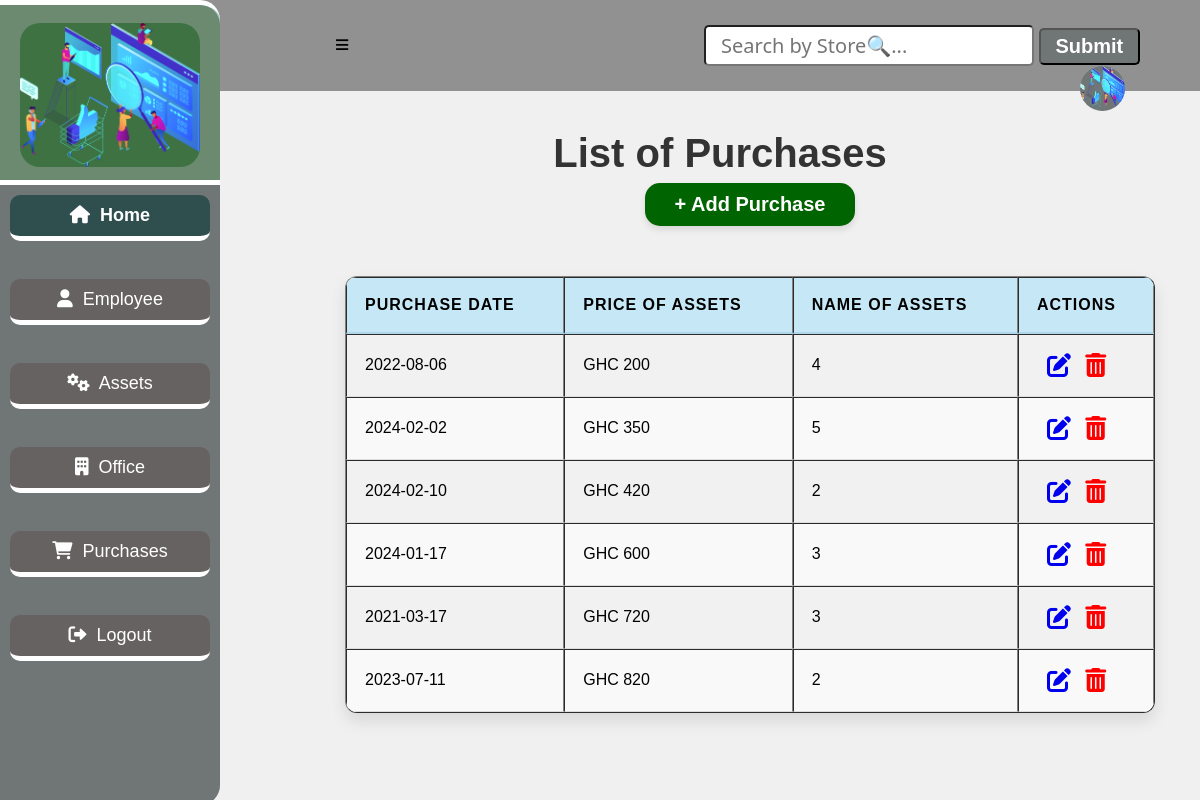
Before: /purchase with the older database file.
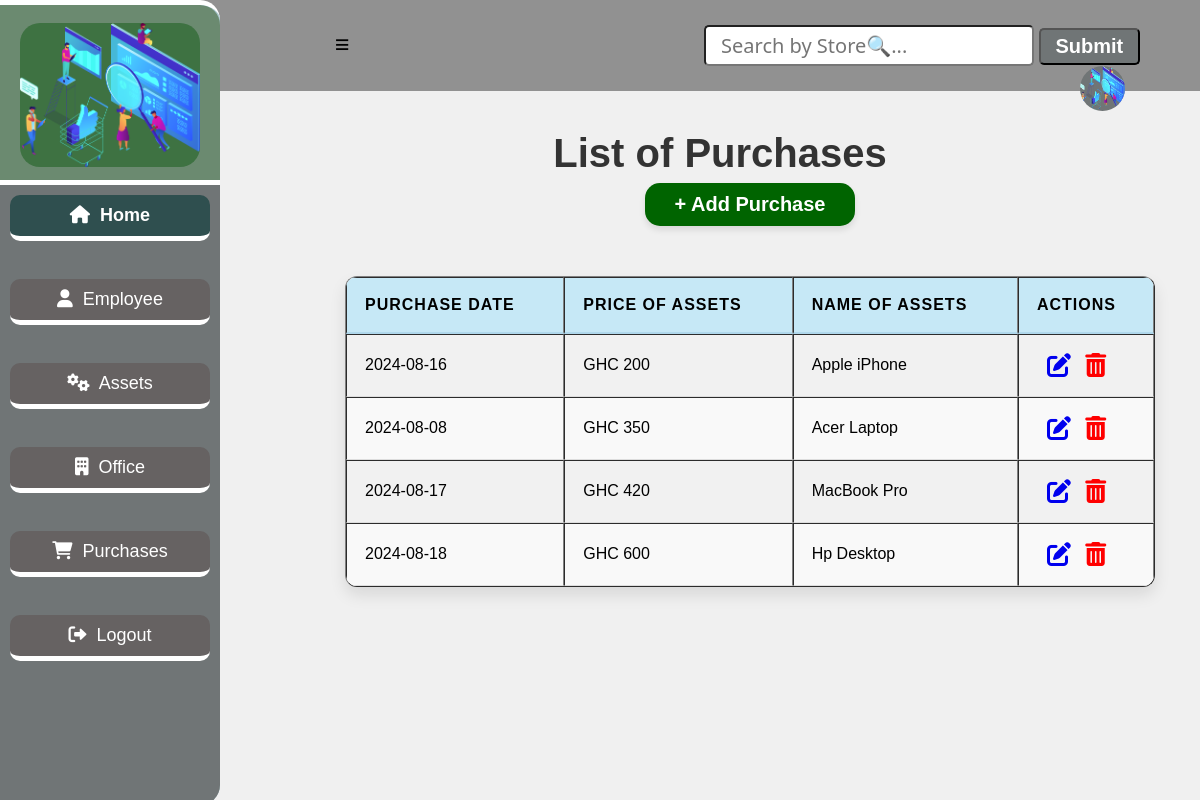
After: the same page with the newer database file.
### app.py (models this page shows, shortened)
class Purchase(db.Model):
    __tablename__ = "purchases"
    id=db.Column(db.Integer, primary_key=True)
    date=db.Column(db.String(10))
    store=db.Column(db.String(10))
    warranty_period=db.Column(db.Integer)
    equipment_rel=db.relationship('Equipment', backref='equipment_purchase')

### app.py (the view)
@app.route('/purchase')
def purchase():
    purchases = Purchase.query.all()
    return render_template('purchaseList.html', purchases=purchases)

### app.py (called while the page is built)
@app.before_request
def create_table():
    db.create_all()

### templates/purchaseList.html (shortened to what this page needs)
<!DOCTYPE html>
<html lang="en">
<head>
    <link
    rel="stylesheet"
    href="{{ url_for('static', filename='main.css') }}"
    />
    <link rel="stylesheet" href="https://cdnjs.cloudflare.com/ajax/libs/font-awesome/4.7.0/css/font-awesome.min.css">
    <link rel="stylesheet" href="https://cdnjs.cloudflare.com/ajax/libs/font-awesome/6.0.0-beta3/css/all.min.css">
</head>
<body>
    <div class="header">
        <a href="#" id="sidebar-icon">&#8801;</a>
        <input type="search" id="query" name="search" placeholder="Search by Store🔍...">
        <button id="search-button">Submit</button>
        <a href="#"><img src="{{ url_for('static', filename='bg4.png') }}" alt="logo"></a>
    </div>
    <section class="sidebar">
        <div class="logo">
            <img src="{{ url_for('static', filename='bg4.png') }}" alt="logo">
        </div>
        <div class="content">
            <a href="/entry_point" class="home active"><i class="fas fa-home"></i>&nbsp; Home</a><br>
            <a href="/employee" class="home"><i class="fas fa-user"></i>&nbsp;  Employee</a><br>
            <a href="/equipment" class="home"><i class="fas fa-cogs"></i>&nbsp;  Assets</a><br>
            <a href="/location" class="home"><i class="fas fa-building"></i>&nbsp;  Office</a><br>
            <a href="/purchase" class="home"><i class="fas fa-shopping-cart"></i> &nbsp; Purchases</a><br>
            <a href="/login" class="home"><i class="fas fa-sign-out-alt"></i>&nbsp;  Logout</a>
          </div>
    </section>
    <h1 class="marquee">List of Purchases</h1>
    <div class="purchase-form">
        <a href="/add-purchase" class="btn1">+ Add Purchase</a>
        <table border="1">
            <thead>
                <tr>
                    <th>Purchase Date</th>
                    <th>Price Of Assets</th>
                    <th>Name Of Assets</th>
                    <th>Actions</th>
                </tr>
            </thead>
            <tbody id="table-results">
                {% for purchase in purchases %}
                    <tr>
                        <td>{{ purchase.date }}</td>
                        <td>{{ purchase.store }}</td>
                        <td>{{ purchase.warranty_period }}</td>
                        <td class="action">
                            <a href="/edit_purchase{{ purchase.id }}"><i class="fa fa-edit" style="font-size:24px"></i></a>
                            <a href="/delete_purchase{{ purchase.id }}"><i class="fa fa-trash-o" style="font-size:24px"></i></a>
                        </td>
                    </tr>
                {% endfor %}
            </tbody>
        </table>
    </div>
</body>
</html>

### static/main.css (style rules this page uses)
body { margin: 0; padding: 0; font-family: Verdana, sans-serif; background-color: #f0f0f0; height: auto; }
.header { background: #919191; padding: 25px; }
.header input { padding: 5px 15px; font-size: 20px; font-family: 'Segoe UI', Tahoma, Geneva, Verdana, sans-serif; border-radius: 5px; margin-left: 350px; }
.header button { padding: 5px 15px; font-size: 20px; border-radius: 5px; background: #707576; color: #fff; font-weight: bold; }
.header img { width: 45px; height: 45px; background: #707576; border-radius: 50%; float: right; justify-content: center; margin-right: 50px; transition: transform 0.3s ease; }
#sidebar-icon { margin-left: 310px; font-size: 25px; text-decoration: none; color: #000; font-weight: bold; cursor: pointer; transition: color 0.3s ease, transform 0.3s ease; }
.sidebar { position: fixed; top: 0; left: 0; width: 220px; height: 100vh; background: #a5c3c9; border-top: 5px solid #fff; border-radius: 0 20px 20px 0; overflow: hidden; transition: transform 0.3s ease, background 0.3s ease; }
.logo { width: 220px; height: 180px; background: rgba(104, 135, 106, 0.938); display: flex; justify-content: center; align-items: center; border-radius: 0 20px 0 0; }
.logo img { width: 180px; display: block; margin: auto; background-color: rgba(59, 112, 63, 0.938); border-radius: 20px; }
.content { background: #707576; width: 220px; height: calc(100vh - 180px); position: fixed; top: 180px; z-index: 1; border-top: 5px solid #fff; overflow-y: auto; border-radius: 0 0 20px 0; }
.content a { display: flex; text-decoration: none; color: #fff; font-size: 18px; border-bottom: 5px solid white; padding: 10px 15px; justify-content: center; transition: background 0.3s ease, transform 0.3s ease; border-radius: 10px; margin: 10px; }
.home { border: none; outline: none; padding: 10px 16px; background: #666262; cursor: pointer; }
.active, .home:hover { background: darkslategrey; color: black; font-weight: bold; }
h1 { display: flex; font-size: 40px; flex-wrap: wrap; justify-content: center; margin-left: 240px; margin-top: 40px; color: #333; }
.purchase-form { display: flex; justify-content: center; align-items: center; flex-direction: column; margin-left: 300px; }
table { width: 90%; max-width: 1000px; border-collapse: separate; border-spacing: 0; margin-top: 30px; margin-left: auto; margin-right: auto; background: #ffffff; border-radius: 12px; overflow: hidden; box-shadow: 0 8px 16px rgba(0, 0, 0, 0.1); }
th, td { padding: 18px; text-align: left; font-size: 1em; border-bottom: 1px solid #ddd; }
th { background-color: #c6e8f6; font-weight: bold; text-transform: uppercase; letter-spacing: 1px; border-bottom: 2px solid #b0d8ec; }
tbody tr:nth-child(even) { background-color: #f9f9f9; }
tbody tr:nth-child(odd) { background-color: #f1f1f1; }
.btn1 { background: darkgreen; color: #fff; font-size: 1em; padding: 10px 30px; border-radius: 15px; transition: background-color 0.25s, box-shadow 0.25s, transform 0.25s; margin-bottom: 20px; text-decoration: none; font-size: 20px; display: block; margin-top: -20px; font-weight: bold; box-shadow: 0 4px 6px rgba(0, 0, 0, 0.1); }
.marquee { text-align: center; }
.action a { margin-left: 10px; }
.action .fa-trash-o { color: red; }

Changed rows visible on the page:
removed Purchase: date "2021-03-17", store "GHC 720", warranty_period "3"
removed Purchase: date "2023-07-11", store "GHC 820", warranty_period "2"
changed Purchase "GHC 200": date "2022-08-06" → "2024-08-16"; warranty_period "4" → "Apple iPhone"
changed Purchase "GHC 350": date "2024-02-02" → "2024-08-08"; warranty_period "5" → "Acer Laptop"
changed Purchase "GHC 420": date "2024-02-10" → "2024-08-17"; warranty_period "2" → "MacBook Pro"
changed Purchase "GHC 600": date "2024-01-17" → "2024-08-18"; warranty_period "3" → "Hp Desktop"
